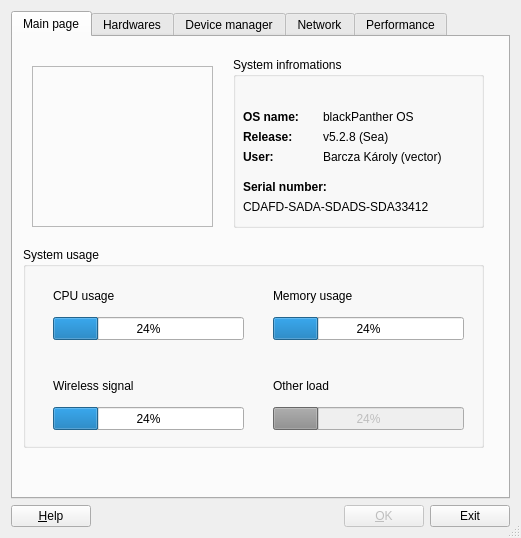
<ui version="4.0" >
 <comment>Available System Informations  from Your blackPanther OS </comment>
 <class>MyInfo</class>
 <widget class="QDialog" name="MyInfo" >
  <property name="geometry" >
   <rect>
    <x>0</x>
    <y>0</y>
    <width>521</width>
    <height>538</height>
   </rect>
  </property>
  <property name="windowTitle" >
   <string>blackPanther OS MyInfo</string>
  </property>
  <property name="sizeGripEnabled" >
   <bool>true</bool>
  </property>
  <layout class="QVBoxLayout" >
   <property name="spacing" >
    <number>6</number>
   </property>
   <property name="margin" >
    <number>11</number>
   </property>
   <item>
    <widget class="QTabWidget" name="tabWidget" >
     <property name="currentIndex" >
      <number>0</number>
     </property>
     <widget class="QWidget" name="Widget8" >
      <attribute name="title" >
       <string>Main page</string>
      </attribute>
      <widget class="QGroupBox" name="groupBox" >
       <property name="geometry" >
        <rect>
         <x>220</x>
         <y>20</y>
         <width>251</width>
         <height>171</height>
        </rect>
       </property>
       <property name="title" >
        <string>System infromations</string>
       </property>
       <widget class="QLabel" name="textLabel7" >
        <property name="geometry" >
         <rect>
          <x>10</x>
          <y>50</y>
          <width>90</width>
          <height>20</height>
         </rect>
        </property>
        <property name="text" >
         <string>&lt;b>OS name:&lt;/b></string>
        </property>
        <property name="wordWrap" >
         <bool>false</bool>
        </property>
       </widget>
       <widget class="QLabel" name="os_name_text" >
        <property name="geometry" >
         <rect>
          <x>90</x>
          <y>50</y>
          <width>100</width>
          <height>20</height>
         </rect>
        </property>
        <property name="text" >
         <string>blackPanther OS</string>
        </property>
        <property name="wordWrap" >
         <bool>false</bool>
        </property>
       </widget>
       <widget class="QLabel" name="textLabel9" >
        <property name="geometry" >
         <rect>
          <x>10</x>
          <y>70</y>
          <width>81</width>
          <height>20</height>
         </rect>
        </property>
        <property name="text" >
         <string>&lt;b>Release:&lt;/b></string>
        </property>
        <property name="wordWrap" >
         <bool>false</bool>
        </property>
       </widget>
       <widget class="QLabel" name="os_release_text" >
        <property name="geometry" >
         <rect>
          <x>90</x>
          <y>70</y>
          <width>120</width>
          <height>20</height>
         </rect>
        </property>
        <property name="text" >
         <string>v5.2.8 (Sea)</string>
        </property>
        <property name="wordWrap" >
         <bool>false</bool>
        </property>
       </widget>
       <widget class="QLabel" name="textLabel10" >
        <property name="geometry" >
         <rect>
          <x>10</x>
          <y>90</y>
          <width>61</width>
          <height>20</height>
         </rect>
        </property>
        <property name="text" >
         <string>&lt;b>User:&lt;/b></string>
        </property>
        <property name="wordWrap" >
         <bool>false</bool>
        </property>
       </widget>
       <widget class="QLabel" name="os_user_text" >
        <property name="geometry" >
         <rect>
          <x>90</x>
          <y>90</y>
          <width>130</width>
          <height>20</height>
         </rect>
        </property>
        <property name="text" >
         <string>Barcza Károly (vector)</string>
        </property>
        <property name="wordWrap" >
         <bool>false</bool>
        </property>
       </widget>
       <widget class="QLabel" name="textLabel8" >
        <property name="geometry" >
         <rect>
          <x>10</x>
          <y>120</y>
          <width>90</width>
          <height>20</height>
         </rect>
        </property>
        <property name="text" >
         <string>&lt;b>Serial number:&lt;/b></string>
        </property>
        <property name="wordWrap" >
         <bool>false</bool>
        </property>
       </widget>
       <widget class="QLabel" name="os_serial_text" >
        <property name="geometry" >
         <rect>
          <x>10</x>
          <y>140</y>
          <width>231</width>
          <height>20</height>
         </rect>
        </property>
        <property name="text" >
         <string>CDAFD-SADA-SDADS-SDA33412</string>
        </property>
        <property name="wordWrap" >
         <bool>false</bool>
        </property>
       </widget>
      </widget>
      <widget class="QGroupBox" name="groupBox_2" >
       <property name="geometry" >
        <rect>
         <x>10</x>
         <y>210</y>
         <width>461</width>
         <height>201</height>
        </rect>
       </property>
       <property name="title" >
        <string>System usage</string>
       </property>
       <widget class="QProgressBar" name="progressBar" >
        <property name="geometry" >
         <rect>
          <x>30</x>
          <y>70</y>
          <width>191</width>
          <height>23</height>
         </rect>
        </property>
        <property name="value" >
         <number>24</number>
        </property>
       </widget>
       <widget class="QLabel" name="label" >
        <property name="geometry" >
         <rect>
          <x>30</x>
          <y>40</y>
          <width>61</width>
          <height>17</height>
         </rect>
        </property>
        <property name="text" >
         <string>CPU usage</string>
        </property>
       </widget>
       <widget class="QProgressBar" name="progressBar_2" >
        <property name="geometry" >
         <rect>
          <x>250</x>
          <y>70</y>
          <width>191</width>
          <height>23</height>
         </rect>
        </property>
        <property name="value" >
         <number>24</number>
        </property>
       </widget>
       <widget class="QLabel" name="label_2" >
        <property name="geometry" >
         <rect>
          <x>250</x>
          <y>40</y>
          <width>101</width>
          <height>17</height>
         </rect>
        </property>
        <property name="text" >
         <string>Memory usage</string>
        </property>
       </widget>
       <widget class="QLabel" name="label_3" >
        <property name="geometry" >
         <rect>
          <x>30</x>
          <y>130</y>
          <width>91</width>
          <height>17</height>
         </rect>
        </property>
        <property name="text" >
         <string>Wireless signal</string>
        </property>
       </widget>
       <widget class="QProgressBar" name="progressBar_3" >
        <property name="geometry" >
         <rect>
          <x>30</x>
          <y>160</y>
          <width>191</width>
          <height>23</height>
         </rect>
        </property>
        <property name="value" >
         <number>24</number>
        </property>
       </widget>
       <widget class="QProgressBar" name="progressBar_4" >
        <property name="enabled" >
         <bool>false</bool>
        </property>
        <property name="geometry" >
         <rect>
          <x>250</x>
          <y>160</y>
          <width>191</width>
          <height>23</height>
         </rect>
        </property>
        <property name="value" >
         <number>24</number>
        </property>
       </widget>
       <widget class="QLabel" name="label_4" >
        <property name="geometry" >
         <rect>
          <x>250</x>
          <y>130</y>
          <width>91</width>
          <height>17</height>
         </rect>
        </property>
        <property name="text" >
         <string>Other load</string>
        </property>
       </widget>
      </widget>
      <widget class="QFrame" name="frame" >
       <property name="geometry" >
        <rect>
         <x>19</x>
         <y>29</y>
         <width>181</width>
         <height>161</height>
        </rect>
       </property>
       <property name="styleSheet" >
        <string notr="true" >background-image: url(:/local/pics/logo.png);</string>
       </property>
       <property name="frameShape" >
        <enum>QFrame::StyledPanel</enum>
       </property>
       <property name="frameShadow" >
        <enum>QFrame::Raised</enum>
       </property>
      </widget>
     </widget>
     <widget class="QWidget" name="TabPage" >
      <attribute name="title" >
       <string>Hardwares</string>
      </attribute>
      <widget class="QGroupBox" name="system_disks_name_text" >
       <property name="geometry" >
        <rect>
         <x>10</x>
         <y>230</y>
         <width>461</width>
         <height>201</height>
        </rect>
       </property>
       <property name="title" >
        <string>System review</string>
       </property>
       <widget class="QLabel" name="textLabel2" >
        <property name="geometry" >
         <rect>
          <x>20</x>
          <y>30</y>
          <width>100</width>
          <height>20</height>
         </rect>
        </property>
        <property name="text" >
         <string>&lt;b>Computer:&lt;/b></string>
        </property>
        <property name="wordWrap" >
         <bool>false</bool>
        </property>
       </widget>
       <widget class="QLabel" name="textLabel3" >
        <property name="geometry" >
         <rect>
          <x>20</x>
          <y>50</y>
          <width>100</width>
          <height>20</height>
         </rect>
        </property>
        <property name="text" >
         <string>&lt;b>Processor:&lt;/b></string>
        </property>
        <property name="wordWrap" >
         <bool>false</bool>
        </property>
       </widget>
       <widget class="QLabel" name="textLabel4" >
        <property name="geometry" >
         <rect>
          <x>20</x>
          <y>70</y>
          <width>100</width>
          <height>20</height>
         </rect>
        </property>
        <property name="text" >
         <string>&lt;b>Memory:&lt;/b></string>
        </property>
        <property name="wordWrap" >
         <bool>false</bool>
        </property>
       </widget>
       <widget class="QLabel" name="textLabel5" >
        <property name="geometry" >
         <rect>
          <x>20</x>
          <y>90</y>
          <width>100</width>
          <height>20</height>
         </rect>
        </property>
        <property name="text" >
         <string>&lt;b>Disks:&lt;/b></string>
        </property>
        <property name="wordWrap" >
         <bool>false</bool>
        </property>
       </widget>
       <widget class="QLabel" name="textLabel12" >
        <property name="geometry" >
         <rect>
          <x>20</x>
          <y>140</y>
          <width>100</width>
          <height>20</height>
         </rect>
        </property>
        <property name="text" >
         <string>&lt;b>Video:&lt;/b></string>
        </property>
        <property name="wordWrap" >
         <bool>false</bool>
        </property>
       </widget>
       <widget class="QLabel" name="textLabel6" >
        <property name="geometry" >
         <rect>
          <x>20</x>
          <y>160</y>
          <width>100</width>
          <height>20</height>
         </rect>
        </property>
        <property name="text" >
         <string>&lt;b>Network  device:&lt;/b></string>
        </property>
        <property name="wordWrap" >
         <bool>false</bool>
        </property>
       </widget>
       <widget class="QLabel" name="system_computer_name_text" >
        <property name="geometry" >
         <rect>
          <x>150</x>
          <y>30</y>
          <width>261</width>
          <height>20</height>
         </rect>
        </property>
        <property name="text" >
         <string>system_computer_name</string>
        </property>
        <property name="wordWrap" >
         <bool>false</bool>
        </property>
       </widget>
       <widget class="QLabel" name="system_processor_name_text" >
        <property name="geometry" >
         <rect>
          <x>150</x>
          <y>50</y>
          <width>261</width>
          <height>20</height>
         </rect>
        </property>
        <property name="text" >
         <string>system_processor_name</string>
        </property>
        <property name="wordWrap" >
         <bool>false</bool>
        </property>
       </widget>
       <widget class="QLabel" name="system_memory_name_text" >
        <property name="geometry" >
         <rect>
          <x>150</x>
          <y>70</y>
          <width>261</width>
          <height>20</height>
         </rect>
        </property>
        <property name="text" >
         <string>system_memory_name</string>
        </property>
        <property name="wordWrap" >
         <bool>false</bool>
        </property>
       </widget>
       <widget class="QLabel" name="system_memory_name_text_2" >
        <property name="geometry" >
         <rect>
          <x>150</x>
          <y>90</y>
          <width>301</width>
          <height>41</height>
         </rect>
        </property>
        <property name="text" >
         <string>system_disks_name</string>
        </property>
        <property name="alignment" >
         <set>Qt::AlignLeading|Qt::AlignLeft|Qt::AlignTop</set>
        </property>
        <property name="wordWrap" >
         <bool>false</bool>
        </property>
       </widget>
       <widget class="QLabel" name="system_video_name_text" >
        <property name="geometry" >
         <rect>
          <x>150</x>
          <y>140</y>
          <width>261</width>
          <height>20</height>
         </rect>
        </property>
        <property name="text" >
         <string>system_video_name</string>
        </property>
        <property name="wordWrap" >
         <bool>false</bool>
        </property>
       </widget>
       <widget class="QLabel" name="system_netdevice_name_text" >
        <property name="geometry" >
         <rect>
          <x>150</x>
          <y>160</y>
          <width>281</width>
          <height>20</height>
         </rect>
        </property>
        <property name="text" >
         <string>system_netdevice_name</string>
        </property>
        <property name="wordWrap" >
         <bool>false</bool>
        </property>
       </widget>
      </widget>
      <widget class="QGroupBox" name="hardware_reviews" >
       <property name="geometry" >
        <rect>
         <x>10</x>
         <y>10</y>
         <width>461</width>
         <height>201</height>
        </rect>
       </property>
       <property name="title" >
        <string>Hardwares reviews</string>
       </property>
       <widget class="QPushButton" name="device_manager_button" >
        <property name="geometry" >
         <rect>
          <x>260</x>
          <y>130</y>
          <width>180</width>
          <height>31</height>
         </rect>
        </property>
        <property name="text" >
         <string>Device manager</string>
        </property>
       </widget>
       <widget class="QLabel" name="textLabel13" >
        <property name="geometry" >
         <rect>
          <x>150</x>
          <y>30</y>
          <width>291</width>
          <height>60</height>
         </rect>
        </property>
        <property name="text" >
         <string>&lt;!DOCTYPE HTML PUBLIC "-//W3C//DTD HTML 4.0//EN" "http://www.w3.org/TR/REC-html40/strict.dtd">
&lt;html>&lt;head>&lt;meta name="qrichtext" content="1" />&lt;style type="text/css">
p, li { white-space: pre-wrap; }
&lt;/style>&lt;/head>&lt;body style=" font-family:'Toga Sans'; font-size:9pt; font-weight:400; font-style:normal;">
&lt;p style=" margin-top:0px; margin-bottom:0px; margin-left:0px; margin-right:0px; -qt-block-indent:0; text-indent:0px; font-size:x-large; font-weight:600;">&lt;span style=" font-size:x-large;">Here available the device &lt;/span>&lt;/p>
&lt;p style=" margin-top:0px; margin-bottom:0px; margin-left:0px; margin-right:0px; -qt-block-indent:0; text-indent:0px; font-size:x-large; font-weight:600;">&lt;span style=" font-size:x-large;">configuration tool...&lt;/span>&lt;/p>&lt;/body>&lt;/html></string>
        </property>
        <property name="wordWrap" >
         <bool>false</bool>
        </property>
       </widget>
       <widget class="QFrame" name="hardw_page_logo" >
        <property name="geometry" >
         <rect>
          <x>10</x>
          <y>20</y>
          <width>111</width>
          <height>101</height>
         </rect>
        </property>
        <property name="styleSheet" >
         <string notr="true" >background-image: url(:/local/pics/hardware.png);</string>
        </property>
        <property name="frameShape" >
         <enum>QFrame::StyledPanel</enum>
        </property>
        <property name="frameShadow" >
         <enum>QFrame::Raised</enum>
        </property>
       </widget>
      </widget>
     </widget>
     <widget class="QWidget" name="TabPage" >
      <attribute name="title" >
       <string>Device manager</string>
      </attribute>
      <widget class="QPushButton" name="pushButton7_2" >
       <property name="enabled" >
        <bool>false</bool>
       </property>
       <property name="geometry" >
        <rect>
         <x>20</x>
         <y>430</y>
         <width>130</width>
         <height>20</height>
        </rect>
       </property>
       <property name="text" >
        <string>Propeties</string>
       </property>
      </widget>
      <widget class="QPushButton" name="pushButton8" >
       <property name="enabled" >
        <bool>false</bool>
       </property>
       <property name="geometry" >
        <rect>
         <x>180</x>
         <y>430</y>
         <width>140</width>
         <height>20</height>
        </rect>
       </property>
       <property name="text" >
        <string>Remove</string>
       </property>
      </widget>
      <widget class="QPushButton" name="pushButton9_2" >
       <property name="geometry" >
        <rect>
         <x>340</x>
         <y>429</y>
         <width>130</width>
         <height>21</height>
        </rect>
       </property>
       <property name="text" >
        <string>Add new </string>
       </property>
      </widget>
      <widget class="QTreeView" name="treeView" >
       <property name="enabled" >
        <bool>false</bool>
       </property>
       <property name="geometry" >
        <rect>
         <x>20</x>
         <y>10</y>
         <width>451</width>
         <height>401</height>
        </rect>
       </property>
      </widget>
     </widget>
     <widget class="QWidget" name="Widget9" >
      <attribute name="title" >
       <string>Network</string>
      </attribute>
      <widget class="QGroupBox" name="groupBox7" >
       <property name="geometry" >
        <rect>
         <x>17</x>
         <y>227</y>
         <width>451</width>
         <height>201</height>
        </rect>
       </property>
       <property name="title" >
        <string>Configuration</string>
       </property>
       <widget class="QPushButton" name="pushButton10" >
        <property name="geometry" >
         <rect>
          <x>310</x>
          <y>80</y>
          <width>110</width>
          <height>20</height>
         </rect>
        </property>
        <property name="text" >
         <string>pushButton10</string>
        </property>
       </widget>
       <widget class="QPushButton" name="pushButton11" >
        <property name="geometry" >
         <rect>
          <x>310</x>
          <y>110</y>
          <width>110</width>
          <height>20</height>
         </rect>
        </property>
        <property name="text" >
         <string>pushButton11</string>
        </property>
       </widget>
       <widget class="QPushButton" name="pushButton12" >
        <property name="geometry" >
         <rect>
          <x>310</x>
          <y>140</y>
          <width>110</width>
          <height>20</height>
         </rect>
        </property>
        <property name="text" >
         <string>pushButton12</string>
        </property>
       </widget>
       <widget class="QLabel" name="textLabel1_2" >
        <property name="geometry" >
         <rect>
          <x>130</x>
          <y>40</y>
          <width>251</width>
          <height>20</height>
         </rect>
        </property>
        <property name="text" >
         <string>Computer name:</string>
        </property>
        <property name="wordWrap" >
         <bool>false</bool>
        </property>
       </widget>
      </widget>
      <widget class="QGroupBox" name="groupBox6" >
       <property name="geometry" >
        <rect>
         <x>17</x>
         <y>18</y>
         <width>451</width>
         <height>201</height>
        </rect>
       </property>
       <property name="title" >
        <string>Satus</string>
       </property>
       <widget class="QLabel" name="textLabel4_2" >
        <property name="geometry" >
         <rect>
          <x>20</x>
          <y>120</y>
          <width>91</width>
          <height>20</height>
         </rect>
        </property>
        <property name="text" >
         <string>Share level:</string>
        </property>
        <property name="wordWrap" >
         <bool>false</bool>
        </property>
       </widget>
       <widget class="QLabel" name="textLabel3_2" >
        <property name="geometry" >
         <rect>
          <x>20</x>
          <y>90</y>
          <width>150</width>
          <height>20</height>
         </rect>
        </property>
        <property name="text" >
         <string>Samba status:</string>
        </property>
        <property name="wordWrap" >
         <bool>false</bool>
        </property>
       </widget>
       <widget class="QLabel" name="textLabel2_2" >
        <property name="geometry" >
         <rect>
          <x>20</x>
          <y>60</y>
          <width>91</width>
          <height>20</height>
         </rect>
        </property>
        <property name="text" >
         <string>Workgroup:</string>
        </property>
        <property name="wordWrap" >
         <bool>false</bool>
        </property>
       </widget>
       <widget class="QLabel" name="textLabel1" >
        <property name="geometry" >
         <rect>
          <x>20</x>
          <y>30</y>
          <width>111</width>
          <height>20</height>
         </rect>
        </property>
        <property name="text" >
         <string>Computer name:</string>
        </property>
        <property name="wordWrap" >
         <bool>false</bool>
        </property>
       </widget>
       <widget class="QLabel" name="network_computer_name_text" >
        <property name="geometry" >
         <rect>
          <x>140</x>
          <y>30</y>
          <width>201</width>
          <height>20</height>
         </rect>
        </property>
        <property name="text" >
         <string>network_computer_name</string>
        </property>
        <property name="wordWrap" >
         <bool>false</bool>
        </property>
       </widget>
       <widget class="QLabel" name="network_workgroup_name_text" >
        <property name="geometry" >
         <rect>
          <x>140</x>
          <y>60</y>
          <width>241</width>
          <height>20</height>
         </rect>
        </property>
        <property name="text" >
         <string>network_workgroup_name</string>
        </property>
        <property name="wordWrap" >
         <bool>false</bool>
        </property>
       </widget>
       <widget class="QLabel" name="network_samba_status_text" >
        <property name="geometry" >
         <rect>
          <x>140</x>
          <y>90</y>
          <width>271</width>
          <height>20</height>
         </rect>
        </property>
        <property name="text" >
         <string>network_samba_status</string>
        </property>
        <property name="wordWrap" >
         <bool>false</bool>
        </property>
       </widget>
       <widget class="QLabel" name="network_share_level_text" >
        <property name="geometry" >
         <rect>
          <x>140</x>
          <y>120</y>
          <width>271</width>
          <height>20</height>
         </rect>
        </property>
        <property name="text" >
         <string>network_share_level</string>
        </property>
        <property name="wordWrap" >
         <bool>false</bool>
        </property>
       </widget>
       <widget class="QLabel" name="textLabel1_6" >
        <property name="geometry" >
         <rect>
          <x>20</x>
          <y>150</y>
          <width>91</width>
          <height>20</height>
         </rect>
        </property>
        <property name="text" >
         <string>Firewall state:</string>
        </property>
        <property name="wordWrap" >
         <bool>false</bool>
        </property>
       </widget>
       <widget class="QLabel" name="network_firewall_state_text" >
        <property name="geometry" >
         <rect>
          <x>140</x>
          <y>150</y>
          <width>281</width>
          <height>20</height>
         </rect>
        </property>
        <property name="text" >
         <string>network_firewall_state</string>
        </property>
        <property name="wordWrap" >
         <bool>false</bool>
        </property>
       </widget>
      </widget>
     </widget>
     <widget class="QWidget" name="TabPage" >
      <attribute name="title" >
       <string>Performance</string>
      </attribute>
      <widget class="QGroupBox" name="groupBox5" >
       <property name="geometry" >
        <rect>
         <x>10</x>
         <y>340</y>
         <width>470</width>
         <height>91</height>
        </rect>
       </property>
       <property name="title" >
        <string>Settings</string>
       </property>
      </widget>
      <widget class="QGroupBox" name="groupBox4" >
       <property name="geometry" >
        <rect>
         <x>10</x>
         <y>20</y>
         <width>470</width>
         <height>291</height>
        </rect>
       </property>
       <property name="title" >
        <string>Status</string>
       </property>
       <widget class="QLabel" name="textLabel6_2" >
        <property name="geometry" >
         <rect>
          <x>30</x>
          <y>60</y>
          <width>111</width>
          <height>20</height>
         </rect>
        </property>
        <property name="text" >
         <string>Memory usage:</string>
        </property>
        <property name="wordWrap" >
         <bool>false</bool>
        </property>
       </widget>
       <widget class="QLabel" name="textLabel5_2" >
        <property name="geometry" >
         <rect>
          <x>30</x>
          <y>30</y>
          <width>111</width>
          <height>20</height>
         </rect>
        </property>
        <property name="text" >
         <string>CPU usage:</string>
        </property>
        <property name="wordWrap" >
         <bool>false</bool>
        </property>
       </widget>
       <widget class="QLabel" name="textLabel7_2" >
        <property name="geometry" >
         <rect>
          <x>30</x>
          <y>90</y>
          <width>111</width>
          <height>20</height>
         </rect>
        </property>
        <property name="text" >
         <string>Graphical usage:</string>
        </property>
        <property name="wordWrap" >
         <bool>false</bool>
        </property>
       </widget>
       <widget class="QLabel" name="textLabel8_2" >
        <property name="geometry" >
         <rect>
          <x>30</x>
          <y>120</y>
          <width>111</width>
          <height>20</height>
         </rect>
        </property>
        <property name="text" >
         <string>Visual effects:</string>
        </property>
        <property name="wordWrap" >
         <bool>false</bool>
        </property>
       </widget>
      </widget>
     </widget>
    </widget>
   </item>
   <item>
    <layout class="QHBoxLayout" >
     <property name="spacing" >
      <number>6</number>
     </property>
     <property name="margin" >
      <number>0</number>
     </property>
     <item>
      <widget class="QPushButton" name="buttonHelp" >
       <property name="text" >
        <string>&amp;Help</string>
       </property>
       <property name="shortcut" >
        <string>F1</string>
       </property>
       <property name="autoDefault" >
        <bool>true</bool>
       </property>
      </widget>
     </item>
     <item>
      <spacer name="Horizontal Spacing2" >
       <property name="orientation" >
        <enum>Qt::Horizontal</enum>
       </property>
       <property name="sizeType" >
        <enum>QSizePolicy::Expanding</enum>
       </property>
       <property name="sizeHint" stdset="0" >
        <size>
         <width>20</width>
         <height>20</height>
        </size>
       </property>
      </spacer>
     </item>
     <item>
      <widget class="QPushButton" name="buttonOk" >
       <property name="enabled" >
        <bool>false</bool>
       </property>
       <property name="text" >
        <string>&amp;OK</string>
       </property>
       <property name="shortcut" >
        <string/>
       </property>
       <property name="autoDefault" >
        <bool>true</bool>
       </property>
       <property name="default" >
        <bool>true</bool>
       </property>
      </widget>
     </item>
     <item>
      <widget class="QPushButton" name="buttonCancel" >
       <property name="text" >
        <string>Exit</string>
       </property>
       <property name="shortcut" >
        <string/>
       </property>
       <property name="autoDefault" >
        <bool>true</bool>
       </property>
      </widget>
     </item>
    </layout>
   </item>
  </layout>
 </widget>
 <layoutdefault spacing="6" margin="11" />
 <resources>
  <include location="MyInfo.qrc" />
 </resources>
 <connections>
  <connection>
   <sender>buttonOk</sender>
   <signal>clicked()</signal>
   <receiver>MyInfo</receiver>
   <slot>accept()</slot>
   <hints>
    <hint type="sourcelabel" >
     <x>20</x>
     <y>20</y>
    </hint>
    <hint type="destinationlabel" >
     <x>20</x>
     <y>20</y>
    </hint>
   </hints>
  </connection>
  <connection>
   <sender>buttonCancel</sender>
   <signal>clicked()</signal>
   <receiver>MyInfo</receiver>
   <slot>reject()</slot>
   <hints>
    <hint type="sourcelabel" >
     <x>20</x>
     <y>20</y>
    </hint>
    <hint type="destinationlabel" >
     <x>20</x>
     <y>20</y>
    </hint>
   </hints>
  </connection>
 </connections>
</ui>
